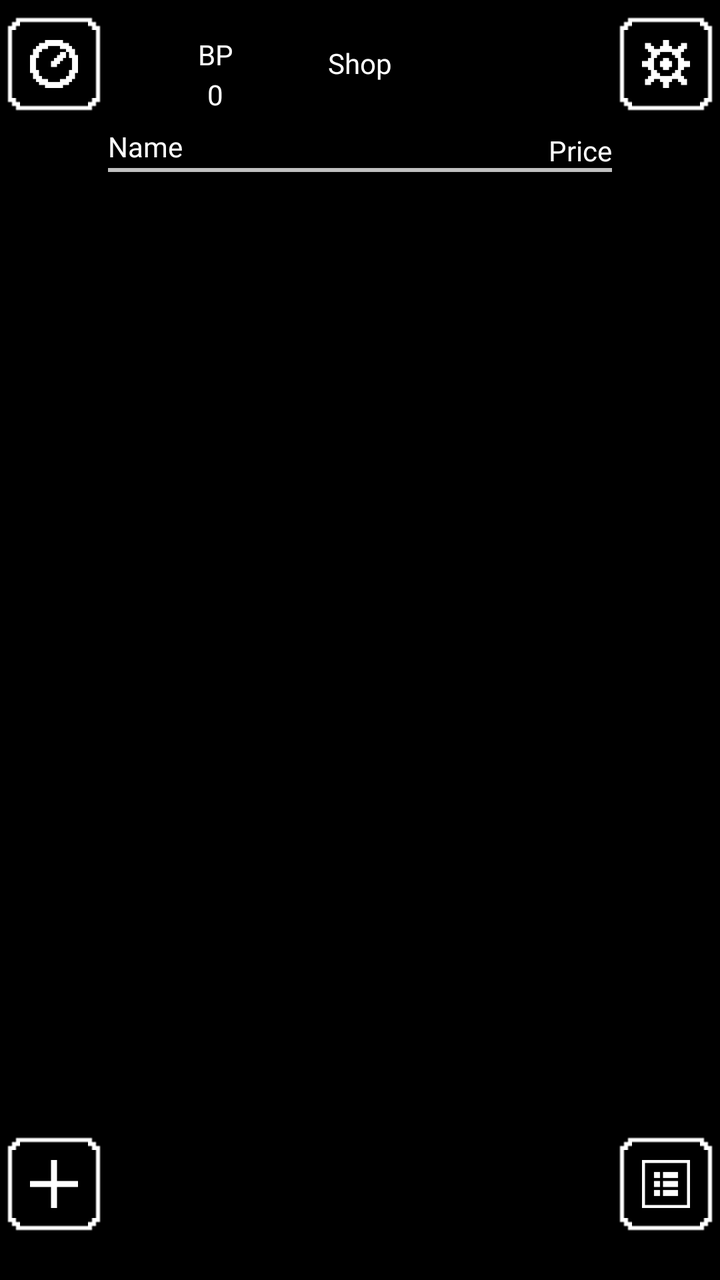
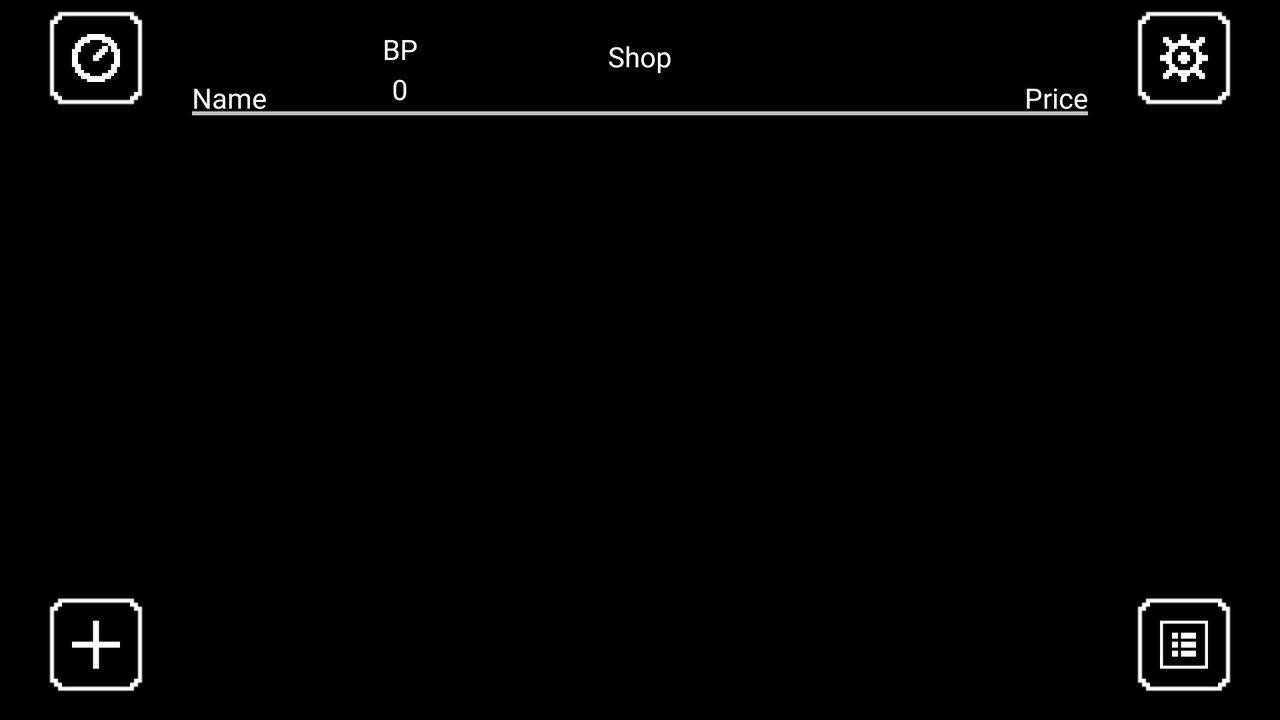

One screen, two layout resources from the same app: the default and the repository's alternative for another configuration. Each is rendered where Android would select it; the XML of both is given below.
<!-- AndroidManifest.xml: application theme Theme.LevelUp -->
<!-- res/layout/shop.xml -->
<?xml version="1.0" encoding="utf-8"?>
<androidx.constraintlayout.widget.ConstraintLayout xmlns:android="http://schemas.android.com/apk/res/android"
    xmlns:app="http://schemas.android.com/apk/res-auto"
    xmlns:tools="http://schemas.android.com/tools"
    android:id="@+id/Shop"
    android:layout_width="match_parent"
    android:layout_height="match_parent" >

    <TextView
        android:id="@+id/ShopNameLabel"
        style="@style/Text"
        android:layout_marginBottom="2dp"
        android:text="@string/name_label"
        app:layout_constraintBottom_toTopOf="@+id/TableDivider"
        app:layout_constraintStart_toStartOf="@+id/ShopLeftGuideline" />

    <TextView
        android:id="@+id/PriceLabel"
        style="@style/Text"
        android:layout_marginBottom="2dp"
        android:text="@string/price_column_label"
        app:layout_constraintBottom_toTopOf="@+id/ItemListScrollView"
        app:layout_constraintEnd_toStartOf="@+id/ShopRightGuideline" />

    <com.google.android.material.button.MaterialButton
        style="@style/NavButton"
        android:id="@+id/QuestListButton"
        android:tooltipText="@string/quest_list_button_tooltip"
        android:contentDescription="@string/quest_list_button_description"
        app:icon="@drawable/bullet_list_icon_large"
        app:layout_constraintBottom_toBottomOf="@+id/AddNewItemButton"
        app:layout_constraintEnd_toEndOf="parent"
        app:layout_constraintStart_toStartOf="@+id/ShopRightGuideline"
        app:layout_constraintTop_toTopOf="@+id/AddNewItemButton" />

    <com.google.android.material.button.MaterialButton
        style="@style/NavButton"
        android:id="@+id/AddNewItemButton"
        android:tooltipText="@string/add_item_button_tooltip"
        android:contentDescription="@string/add_item_button_description"
        app:icon="@drawable/plus_icon_large"
        app:layout_constraintBottom_toBottomOf="parent"
        app:layout_constraintEnd_toStartOf="@+id/ShopLeftGuideline"
        app:layout_constraintStart_toStartOf="parent"
        app:layout_constraintTop_toTopOf="@+id/ShopBottomGuideline" />

    <com.google.android.material.button.MaterialButton
        style="@style/NavButton"
        android:id="@+id/ShopSettingsButton"
        android:tooltipText="@string/settings_button_tooltip"
        android:contentDescription="@string/settings_button_description"
        app:icon="@drawable/gear_icon_large"
        app:layout_constraintBottom_toTopOf="@+id/ShopTopGuideline"
        app:layout_constraintEnd_toEndOf="@+id/QuestListButton"
        app:layout_constraintStart_toStartOf="@+id/QuestListButton"
        app:layout_constraintTop_toTopOf="parent" />

    <com.google.android.material.button.MaterialButton
        android:id="@+id/ItemHistoryButton"
        style="@style/NavButton"
        android:tooltipText="@string/item_history_button_tooltip"
        android:contentDescription="@string/item_history_button_description"
        app:icon="@drawable/clock_icon_large"
        app:layout_constraintBottom_toTopOf="@+id/ShopTopGuideline"
        app:layout_constraintEnd_toStartOf="@+id/ShopLeftGuideline"
        app:layout_constraintStart_toStartOf="parent"
        app:layout_constraintTop_toTopOf="parent" />

    <TextView
        android:id="@+id/PointsLabel"
        style="@style/Text"
        android:layout_width="wrap_content"
        android:layout_height="20dp"
        android:hint="@string/placeholder_text"
        android:minHeight="48dp"
        android:text="@string/points_acronym"
        android:textSize="14sp"
        app:layout_constraintBottom_toTopOf="@+id/ShopTopGuideline"
        app:layout_constraintEnd_toStartOf="@+id/ShopLabel"
        app:layout_constraintStart_toEndOf="@+id/ItemHistoryButton"
        app:layout_constraintTop_toTopOf="parent"
        app:layout_constraintVertical_bias="0.45" />

    <TextView
        style="@style/Text"
        android:id="@+id/PointsAmount"
        android:text="@string/points_amount"
        app:layout_constraintEnd_toEndOf="@+id/PointsLabel"
        app:layout_constraintStart_toStartOf="@+id/PointsLabel"
        app:layout_constraintTop_toBottomOf="@+id/PointsLabel" />

    <TextView
        style="@style/Text"
        android:id="@+id/ShopLabel"
        android:text="@string/shop_label"
        app:layout_constraintBottom_toTopOf="@+id/ShopTopGuideline"
        app:layout_constraintEnd_toEndOf="parent"
        app:layout_constraintStart_toStartOf="parent"
        app:layout_constraintTop_toTopOf="parent" />

    <TextView
        android:id="@+id/TotalCostLabel"
        style="@style/Text"
        android:layout_width="wrap_content"
        android:layout_height="20dp"
        android:hint="@string/placeholder_text"
        android:minHeight="48dp"
        android:text="@string/total_cost_label"
        android:textSize="14sp"
        android:visibility="invisible"
        app:layout_constraintBottom_toTopOf="@+id/ShopTopGuideline"
        app:layout_constraintEnd_toStartOf="@+id/ShopSettingsButton"
        app:layout_constraintStart_toEndOf="@+id/ShopLabel"
        app:layout_constraintTop_toTopOf="parent"
        app:layout_constraintVertical_bias="0.45" />

    <TextView
        android:id="@+id/TotalCostAmount"
        style="@style/Text"
        android:text="@string/points_amount"
        android:visibility="invisible"
        app:layout_constraintEnd_toEndOf="@+id/TotalCostLabel"
        app:layout_constraintStart_toStartOf="@+id/TotalCostLabel"
        app:layout_constraintTop_toBottomOf="@+id/TotalCostLabel" />

    <androidx.constraintlayout.widget.Guideline
        android:id="@+id/ShopTopGuideline"
        style="@style/Guideline.Top" />

    <androidx.constraintlayout.widget.Guideline
        style="@style/Guideline.FarBottom"
        android:id="@+id/ShopBottomGuideline" />

    <androidx.constraintlayout.widget.Guideline
        style="@style/Guideline.Left"
        android:orientation="vertical"
        android:id="@+id/ShopLeftGuideline" />

    <androidx.constraintlayout.widget.Guideline
        style="@style/Guideline.Right"
        android:orientation="vertical"
        android:id="@+id/ShopRightGuideline" />

    <View
        android:id="@+id/TableDivider"
        android:layout_width="0dp"
        android:layout_height="2dp"
        android:layout_marginTop="20dp"
        android:background="#c0c0c0"
        app:layout_constraintEnd_toStartOf="@+id/ShopRightGuideline"
        app:layout_constraintStart_toStartOf="@+id/ShopLeftGuideline"
        app:layout_constraintTop_toTopOf="@+id/ShopTopGuideline" />

    <ScrollView
        android:id="@+id/ItemListScrollView"
        android:layout_width="0dp"
        android:layout_height="0dp"
        app:layout_constraintBottom_toBottomOf="parent"
        app:layout_constraintEnd_toStartOf="@+id/ShopRightGuideline"
        app:layout_constraintStart_toEndOf="@+id/ShopBottomGuideline"
        app:layout_constraintStart_toStartOf="@+id/ShopLeftGuideline"
        app:layout_constraintTop_toBottomOf="@+id/TableDivider"
        tools:ignore="SpeakableTextPresentCheck">

        <LinearLayout
            android:id="@+id/ItemListLinearLayout"
            android:layout_width="match_parent"
            android:layout_height="wrap_content"
            android:orientation="vertical" />
    </ScrollView>

    <TextView
        android:id="@+id/NoItemsMessage"
        style="@style/NotFoundMessage"
        android:text="@string/no_items_found_message"
        app:layout_constraintBottom_toBottomOf="parent"
        app:layout_constraintEnd_toEndOf="parent"
        app:layout_constraintStart_toStartOf="parent"
        app:layout_constraintTop_toTopOf="parent" />

    <Button
        android:id="@+id/SortButton"
        style="@style/SortButton"
        android:contentDescription="@string/shop_sort_button_message"
        app:layout_constraintBottom_toBottomOf="parent"
        app:layout_constraintEnd_toEndOf="@+id/TableDivider"
        app:layout_constraintStart_toStartOf="@+id/ShopLeftGuideline"
        app:layout_constraintTop_toTopOf="@+id/ShopBottomGuideline" />

    <Button
        android:id="@+id/SortTrigger"
        style="@style/InvisibleTrigger"
        android:layout_width="@dimen/trigger_portrait_width"
        android:layout_height="@dimen/trigger_portrait_height"
        app:layout_constraintBottom_toTopOf="@+id/SortButton"
        app:layout_constraintEnd_toEndOf="parent"
        app:layout_constraintStart_toStartOf="parent"
        app:layout_constraintTop_toBottomOf="@+id/ShopSettingsButton" />

</androidx.constraintlayout.widget.ConstraintLayout>
<!-- resources referenced by this layout -->
<resources>
  <dimen name="trigger_portrait_height">110dp</dimen>
  <dimen name="trigger_portrait_width">420dp</dimen>
  <string name="add_item_button_description">Navigate to the New Item page</string>
  <string name="add_item_button_tooltip">New Item</string>
  <string name="item_history_button_description">Navigate to the Item History page</string>
  <string name="item_history_button_tooltip">Item History</string>
  <string name="name_label">Name</string>
  <string name="no_items_found_message">No items found</string>
  <string name="placeholder_text">\?\?\?</string>
  <string name="points_acronym">BP</string>
  <string name="points_amount">0</string>
  <string name="price_column_label">Price</string>
  <string name="quest_list_button_description">Navigate to the Quest List page</string>
  <string name="quest_list_button_tooltip">Quest List</string>
  <string name="settings_button_description">Navigate to the Settings page</string>
  <string name="settings_button_tooltip">Settings</string>
  <string name="shop_label">Shop</string>
  <string name="shop_sort_button_message">Sort shop items</string>
  <string name="total_cost_label">Total</string>
  <style name="Guideline.FarBottom">
          <item name="layout_constraintGuide_percent">0.85</item>
      </style>
  <style name="Guideline.Left">
          <item name="layout_constraintGuide_percent">0.15</item>
      </style>
  <style name="Guideline.Right">
          <item name="layout_constraintGuide_percent">0.85</item>
      </style>
  <style name="Guideline.Top">
          <item name="layout_constraintGuide_percent">0.1</item>
      </style>
  <style name="InvisibleTrigger" parent="TextAppearance.AppCompat.Button">
          <item name="android:background">@android:color/transparent</item>
          <item name="android:stateListAnimator">@null</item>
          <item name="android:elevation">@dimen/elevation_background</item>
      </style>
  <style name="NotFoundMessage" parent="Message">
          <item name="android:visibility">invisible</item>
      </style>
  <style name="Text" parent="Widget.AppCompat.TextView">
          <item name="android:layout_width">wrap_content</item>
          <item name="android:layout_height">wrap_content</item>
          <item name="android:textColor">@color/text_primary</item>
          <item name="android:fontFamily">@font/press_start_2p</item>
          <item name="android:textAlignment">center</item>
          <item name="android:includeFontPadding">false</item>
      </style>
  <dimen name="elevation_background">-1dp</dimen>
  <dimen name="nav_button">48dp</dimen>
  <!-- drawable nav_button_background (drawable) -->
  <?xml version="1.0" encoding="utf-8"?>
  <selector xmlns:android="http://schemas.android.com/apk/res/android">
      <item
          android:state_pressed="true"
          android:drawable="@drawable/nav_button_background_pressed" />
      <item
          android:drawable="@drawable/nav_button_background_default" />
  </selector>
  <style name="Message" parent="Text">
          <item name="android:layout_height">wrap_content</item>
          <item name="android:background">@drawable/rpg_snackbar_background</item>
          <item name="android:gravity">center_vertical</item>
          <item name="android:padding">20dp</item>
          <item name="android:text">Default message</item>
          <item name="android:lineSpacingExtra">7dp</item>
          <item name="android:textSize">12sp</item>
      </style>
  <dimen name="action_button_width_medium">250dp</dimen>
  <string name="sort_button_text">Sort By:</string>
  <dimen name="elevation_ui">50dp</dimen>
  <color name="text_primary">#FFFFFFFF</color>
  <color name="black">#FF000000</color>
  <color name="white">#FFFFFFFF</color>
  <color name="text_secondary">#FF000000</color>
</resources>
<!-- res/layout-land/shop.xml (the repository's variant of the layout above) -->
<!-- drawn on the phone turned sideways -->
<?xml version="1.0" encoding="utf-8"?>
<androidx.constraintlayout.widget.ConstraintLayout xmlns:android="http://schemas.android.com/apk/res/android"
    xmlns:app="http://schemas.android.com/apk/res-auto"
    xmlns:tools="http://schemas.android.com/tools"
    android:id="@+id/Shop"
    android:layout_width="match_parent"
    android:layout_height="match_parent" >

    <TextView
        android:id="@+id/ShopNameLabel"
        style="@style/Text"
        android:text="@string/name_label"
        app:layout_constraintBottom_toTopOf="@+id/ShopTopGuideline"
        app:layout_constraintEnd_toStartOf="@+id/ShopRightGuideline"
        app:layout_constraintHorizontal_bias="0.0"
        app:layout_constraintStart_toStartOf="@+id/ShopLeftGuideline" />

    <TextView
        android:id="@+id/PriceLabel"
        style="@style/Text"
        android:text="@string/price_column_label"
        app:layout_constraintBottom_toTopOf="@+id/ShopTopGuideline"
        app:layout_constraintEnd_toStartOf="@+id/ShopRightGuideline" />

    <com.google.android.material.button.MaterialButton
        style="@style/NavButton"
        android:id="@+id/QuestListButton"
        android:tooltipText="@string/quest_list_button_tooltip"
        android:contentDescription="@string/quest_list_button_description"
        app:icon="@drawable/bullet_list_icon_large"
        app:layout_constraintBottom_toBottomOf="@+id/AddNewItemButton"
        app:layout_constraintEnd_toEndOf="parent"
        app:layout_constraintStart_toStartOf="@+id/ShopRightGuideline"
        app:layout_constraintTop_toTopOf="@+id/AddNewItemButton" />

    <com.google.android.material.button.MaterialButton
        style="@style/NavButton"
        android:id="@+id/AddNewItemButton"
        android:tooltipText="@string/add_item_button_tooltip"
        android:contentDescription="@string/add_item_button_description"
        app:icon="@drawable/plus_icon_large"
        app:layout_constraintBottom_toBottomOf="parent"
        app:layout_constraintEnd_toStartOf="@+id/ShopLeftGuideline"
        app:layout_constraintStart_toStartOf="parent"
        app:layout_constraintTop_toTopOf="@+id/ShopBottomGuideline" />

    <com.google.android.material.button.MaterialButton
        android:id="@+id/ItemHistoryButton"
        style="@style/NavButton"
        android:tooltipText="@string/item_history_button_tooltip"
        android:contentDescription="@string/item_history_button_description"
        app:icon="@drawable/clock_icon_large"
        app:layout_constraintBottom_toTopOf="@+id/ShopTopGuideline"
        app:layout_constraintEnd_toEndOf="@+id/AddNewItemButton"
        app:layout_constraintStart_toStartOf="@+id/AddNewItemButton"
        app:layout_constraintTop_toTopOf="parent" />

    <com.google.android.material.button.MaterialButton
        style="@style/NavButton"
        android:id="@+id/ShopSettingsButton"
        android:tooltipText="@string/settings_button_tooltip"
        android:contentDescription="@string/settings_button_description"
        app:icon="@drawable/gear_icon_large"
        app:layout_constraintBottom_toTopOf="@+id/ShopTopGuideline"
        app:layout_constraintEnd_toEndOf="@+id/QuestListButton"
        app:layout_constraintStart_toStartOf="@+id/QuestListButton"
        app:layout_constraintTop_toTopOf="parent" />

    <TextView
        android:id="@+id/PointsLabel"
        style="@style/Text"
        android:layout_width="wrap_content"
        android:layout_height="20dp"
        android:hint="@string/placeholder_text"
        android:minHeight="48dp"
        android:text="@string/points_acronym"
        android:textSize="14sp"
        app:layout_constraintBottom_toTopOf="@+id/ShopTopGuideline"
        app:layout_constraintEnd_toStartOf="@+id/ShopLabel"
        app:layout_constraintStart_toStartOf="@+id/ShopLeftGuideline"
        app:layout_constraintTop_toTopOf="parent"
        app:layout_constraintVertical_bias="0.45" />

    <TextView
        style="@style/Text"
        android:id="@+id/PointsAmount"
        android:text="@string/points_amount"
        app:layout_constraintEnd_toEndOf="@+id/PointsLabel"
        app:layout_constraintStart_toStartOf="@+id/PointsLabel"
        app:layout_constraintTop_toBottomOf="@+id/PointsLabel" />

    <TextView
        style="@style/Text"
        android:id="@+id/ShopLabel"
        android:text="@string/shop_label"
        app:layout_constraintBottom_toTopOf="@+id/ShopTopGuideline"
        app:layout_constraintEnd_toEndOf="parent"
        app:layout_constraintStart_toStartOf="parent"
        app:layout_constraintTop_toTopOf="parent" />

    <TextView
        android:id="@+id/TotalCostLabel"
        style="@style/Text"
        android:layout_width="wrap_content"
        android:layout_height="20dp"
        android:hint="@string/placeholder_text"
        android:minHeight="48dp"
        android:text="@string/total_cost_label"
        android:textSize="14sp"
        android:visibility="invisible"
        app:layout_constraintBottom_toTopOf="@+id/ShopTopGuideline"
        app:layout_constraintEnd_toStartOf="@+id/ShopSettingsButton"
        app:layout_constraintStart_toEndOf="@+id/ShopLabel"
        app:layout_constraintTop_toTopOf="parent"
        app:layout_constraintVertical_bias="0.45" />

    <TextView
        android:id="@+id/TotalCostAmount"
        style="@style/Text"
        android:text="@string/points_amount"
        android:visibility="invisible"
        app:layout_constraintEnd_toEndOf="@+id/TotalCostLabel"
        app:layout_constraintStart_toStartOf="@+id/TotalCostLabel"
        app:layout_constraintTop_toBottomOf="@+id/TotalCostLabel" />

    <androidx.constraintlayout.widget.Guideline
        android:id="@+id/ShopTopGuideline"
        style="@style/Guideline.Top_Land" />

    <androidx.constraintlayout.widget.Guideline
        android:id="@+id/ShopBottomGuideline"
        style="@style/Guideline.FarBottom_Land" />

    <androidx.constraintlayout.widget.Guideline
        style="@style/Guideline.Left"
        android:orientation="vertical"
        android:id="@+id/ShopLeftGuideline" />

    <androidx.constraintlayout.widget.Guideline
        style="@style/Guideline.Right"
        android:orientation="vertical"
        android:id="@+id/ShopRightGuideline" />

    <View
        android:id="@+id/TableDivider"
        android:layout_width="0dp"
        android:layout_height="2dp"
        android:background="#c0c0c0"
        app:layout_constraintBottom_toTopOf="@+id/ShopTopGuideline"
        app:layout_constraintEnd_toStartOf="@+id/ShopRightGuideline"
        app:layout_constraintStart_toStartOf="@+id/ShopLeftGuideline" />

    <ScrollView
        android:id="@+id/ItemListScrollView"
        android:layout_width="0dp"
        android:layout_height="0dp"
        app:layout_constraintBottom_toBottomOf="parent"
        app:layout_constraintEnd_toStartOf="@+id/ShopRightGuideline"
        app:layout_constraintHorizontal_bias="0.0"
        app:layout_constraintStart_toEndOf="@+id/ShopBottomGuideline"
        app:layout_constraintStart_toStartOf="@+id/ShopLeftGuideline"
        app:layout_constraintTop_toTopOf="@+id/ShopTopGuideline"
        app:layout_constraintVertical_bias="0.0"
        tools:ignore="SpeakableTextPresentCheck">

        <LinearLayout
            android:id="@+id/ItemListLinearLayout"
            android:layout_width="match_parent"
            android:layout_height="wrap_content"
            android:orientation="vertical" />
    </ScrollView>

    <TextView
        android:id="@+id/NoItemsMessage"
        style="@style/NotFoundMessage"
        android:text="@string/no_items_found_message"
        app:layout_constraintBottom_toBottomOf="parent"
        app:layout_constraintEnd_toEndOf="parent"
        app:layout_constraintStart_toStartOf="parent"
        app:layout_constraintTop_toTopOf="parent" />


    <Button
        android:id="@+id/SortButton"
        style="@style/SortButton"
        android:contentDescription="@string/shop_sort_button_message"
        app:layout_constraintBottom_toBottomOf="parent"
        app:layout_constraintEnd_toEndOf="@+id/TableDivider"
        app:layout_constraintStart_toStartOf="@+id/ShopLeftGuideline"
        app:layout_constraintTop_toTopOf="@+id/ShopBottomGuideline" />

    <Button
        android:id="@+id/SortTrigger"
        style="@style/InvisibleTrigger"
        android:layout_width="@dimen/trigger_landscape_width"
        android:layout_height="@dimen/trigger_landscape_height"
        app:layout_constraintBottom_toTopOf="@+id/QuestListButton"
        app:layout_constraintEnd_toEndOf="parent"
        app:layout_constraintStart_toStartOf="parent"
        app:layout_constraintTop_toBottomOf="@+id/ShopSettingsButton" />

</androidx.constraintlayout.widget.ConstraintLayout>
<!-- resources referenced by the variant -->
<!-- as the phone turned sideways resolves them -->
<resources>
  <dimen name="trigger_landscape_height">80dp</dimen>
  <dimen name="trigger_landscape_width">735dp</dimen>
  <string name="add_item_button_description">Navigate to the New Item page</string>
  <string name="add_item_button_tooltip">New Item</string>
  <string name="item_history_button_description">Navigate to the Item History page</string>
  <string name="item_history_button_tooltip">Item History</string>
  <string name="name_label">Name</string>
  <string name="no_items_found_message">No items found</string>
  <string name="placeholder_text">\?\?\?</string>
  <string name="points_acronym">BP</string>
  <string name="points_amount">0</string>
  <string name="price_column_label">Price</string>
  <string name="quest_list_button_description">Navigate to the Quest List page</string>
  <string name="quest_list_button_tooltip">Quest List</string>
  <string name="settings_button_description">Navigate to the Settings page</string>
  <string name="settings_button_tooltip">Settings</string>
  <string name="shop_label">Shop</string>
  <string name="shop_sort_button_message">Sort shop items</string>
  <string name="total_cost_label">Total</string>
  <style name="Guideline.FarBottom_Land">
          <item name="layout_constraintGuide_percent">0.79</item>
      </style>
  <style name="Guideline.Left">
          <item name="layout_constraintGuide_percent">0.15</item>
      </style>
  <style name="Guideline.Right">
          <item name="layout_constraintGuide_percent">0.85</item>
      </style>
  <style name="Guideline.Top_Land">
          <item name="layout_constraintGuide_percent">0.16</item>
      </style>
  <style name="InvisibleTrigger" parent="TextAppearance.AppCompat.Button">
          <item name="android:background">@android:color/transparent</item>
          <item name="android:stateListAnimator">@null</item>
          <item name="android:elevation">@dimen/elevation_background</item>
      </style>
  <style name="NotFoundMessage" parent="Message">
          <item name="android:visibility">invisible</item>
      </style>
  <style name="Text" parent="Widget.AppCompat.TextView">
          <item name="android:layout_width">wrap_content</item>
          <item name="android:layout_height">wrap_content</item>
          <item name="android:textColor">@color/text_primary</item>
          <item name="android:fontFamily">@font/press_start_2p</item>
          <item name="android:textAlignment">center</item>
          <item name="android:includeFontPadding">false</item>
      </style>
  <dimen name="elevation_background">-1dp</dimen>
  <dimen name="nav_button">48dp</dimen>
  <!-- drawable nav_button_background (drawable) -->
  <?xml version="1.0" encoding="utf-8"?>
  <selector xmlns:android="http://schemas.android.com/apk/res/android">
      <item
          android:state_pressed="true"
          android:drawable="@drawable/nav_button_background_pressed" />
      <item
          android:drawable="@drawable/nav_button_background_default" />
  </selector>
  <style name="Message" parent="Text">
          <item name="android:layout_height">wrap_content</item>
          <item name="android:background">@drawable/rpg_snackbar_background</item>
          <item name="android:gravity">center_vertical</item>
          <item name="android:padding">20dp</item>
          <item name="android:text">Default message</item>
          <item name="android:lineSpacingExtra">7dp</item>
          <item name="android:textSize">12sp</item>
      </style>
  <dimen name="action_button_width_medium">250dp</dimen>
  <string name="sort_button_text">Sort By:</string>
  <dimen name="elevation_ui">50dp</dimen>
  <color name="text_primary">#FFFFFFFF</color>
  <color name="black">#FF000000</color>
  <color name="white">#FFFFFFFF</color>
  <color name="text_secondary">#FF000000</color>
</resources>
